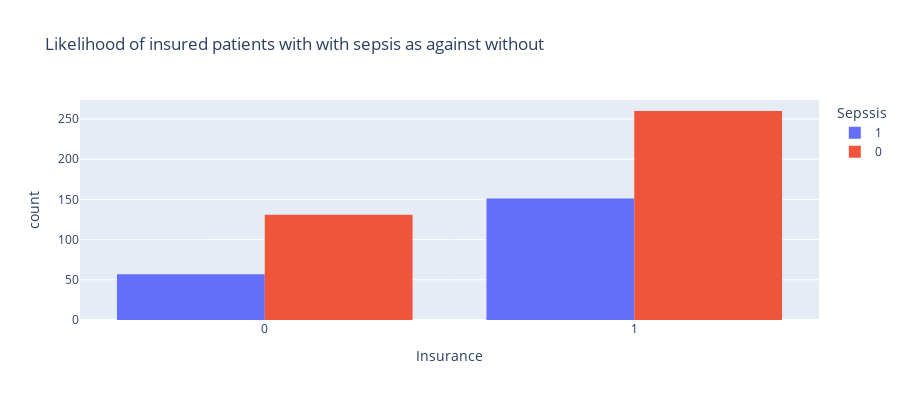

The notebook cell this image was saved under:
### Markdown cell above
#### `Are patients with insurance more likely to detect sepsis?`

### Code cell
insured = data.loc[(data['Insurance'] == 1)]
fig = px.histogram(data, x="Insurance",  barmode='group', color ='Sepssis',
             height=400,title='Likelihood of insured patients with with sepsis as against without')
fig.show()

### Figure 1 — Plotly figure (JSON) as saved in the notebook; plotly's stock layout.template omitted (floating-point values rounded to 4 significant figures; data arrays with more than 128 entries replaced by an {"elided": "..."} marker saying what was removed)
{"data": [{"alignmentgroup": "True", "bingroup": "x", "hovertemplate": "Sepssis=1<br>Insurance=%{x}<br>count=%{y}<extra></extra>", "legendgroup": "1", "marker": {"color": "#636efa", "pattern": {"shape": ""}}, "name": "1", "offsetgroup": "1", "orientation": "v", "showlegend": true, "type": "histogram", "x": {"elided": "208 int values"}, "xaxis": "x", "yaxis": "y"}, {"alignmentgroup": "True", "bingroup": "x", "hovertemplate": "Sepssis=0<br>Insurance=%{x}<br>count=%{y}<extra></extra>", "legendgroup": "0", "marker": {"color": "#EF553B", "pattern": {"shape": ""}}, "name": "0", "offsetgroup": "0", "orientation": "v", "showlegend": true, "type": "histogram", "x": {"elided": "391 int values"}, "xaxis": "x", "yaxis": "y"}], "layout": {"barmode": "group", "height": 400, "legend": {"title": {"text": "Sepssis"}, "tracegroupgap": 0}, "title": {"text": "Likelihood of insured patients with with sepsis as against without"}, "xaxis": {"anchor": "y", "domain": [0, 1], "title": {"text": "Insurance"}}, "yaxis": {"anchor": "x", "domain": [0, 1], "title": {"text": "count"}}}}
